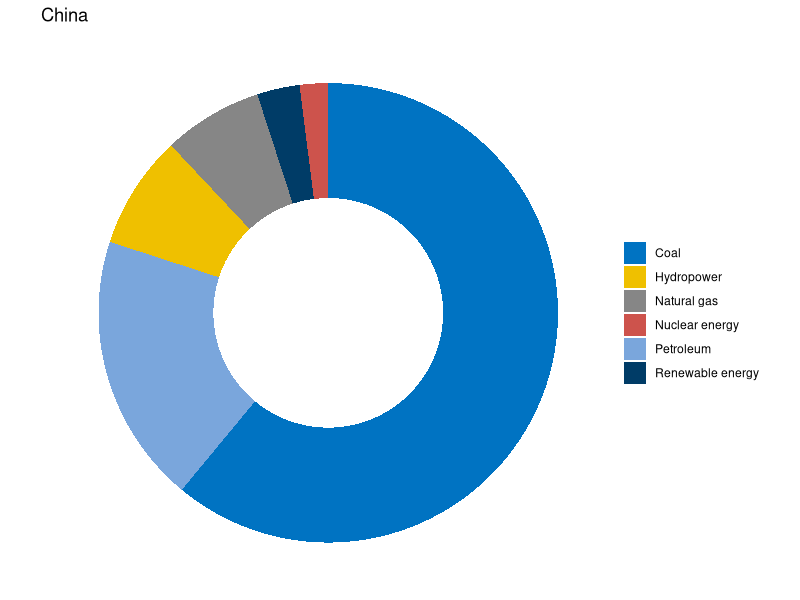
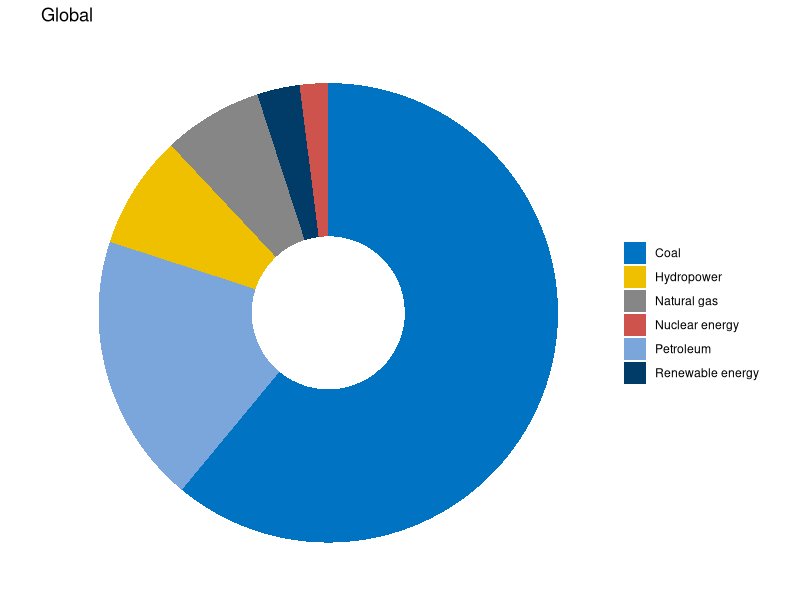
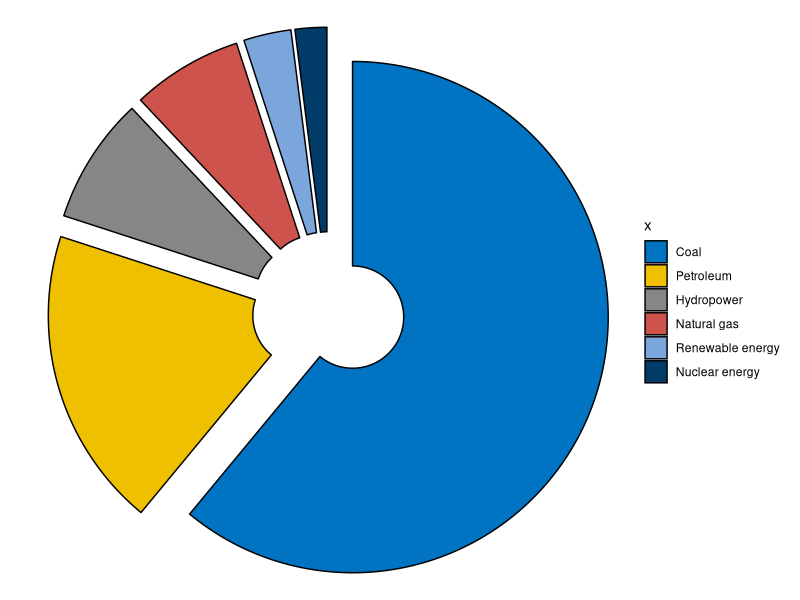
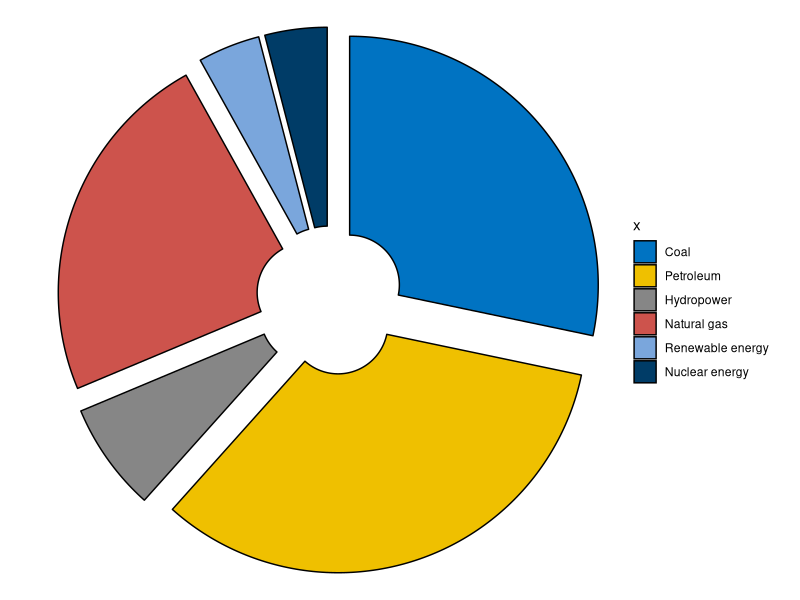

The R source for these figures, in order:
## ---- chunk 1
library(patchwork)
library(tidyverse)
library(ggsci)
library(ggforce)
pieplot <- function(x, y, width = 1) {
  # Arg: width - Split the sector
  yy <- cumsum(y)
  d = data.frame(ymin = yy-y + (1 - width) / 2, 
  	ymax = yy - (1 - width) / 2, 
  	group=x)

  ggplot(d) + scale_fill_jco() +
  	geom_rect(aes(xmin = 0, xmax = 1, ymin = ymin, ymax = ymax, fill = group)) + 
  	coord_polar(theta = 'y') + theme_void() + ylim(0, NA) 
}

energyStrucChina <- data.frame("type" = c("Coal", "Petroleum", "Hydropower",
                                          "Natural gas", "Renewable energy",
                                          "Nuclear energy"),
                               "value" = c(61, 19, 8, 7, 3, 2),
                               "label" = c("61%","19%","8%","7%","3%","2%"))
energyStrucGlobal <- data.frame("type" = c("Coal", "Petroleum", "Hydropower",
                                           "Natural gas", "Renewable energy",
                                           "Nuclear energy"),
                                "value" = c(28, 33, 7, 23, 4, 4),
                                "label" = c("28%","33%","7%","23%","4%","4%"))
## ---- chunk 2
ggenergyChina <- pieplot(energyStrucChina$type, energyStrucChina$value) +
  xlim(-1, NA) +
  guides(fill = guide_legend(title = NULL)) + labs(title = "China")
ggenergyChina

ggenergyGlobal <- pieplot(energyStrucChina$type, energyStrucChina$value) +
  xlim(-.5, NA) +
  guides(fill = guide_legend(title = NULL)) + labs(title = "Global")
ggenergyGlobal
## ---- chunk 3
pieplotExplode <- function(x, y){
  d = data.frame(x = factor(x, levels = x), y = y)
  ggplot(d) + scale_fill_jco() +
  geom_arc_bar(aes(x0 = 0, y0 = 0, r0 = 0.2, r = 1, 
                  amount = y, fill = x, explode = .1), 
  stat='pie')  + theme_void() + coord_fixed()
}
ggenergyChinaExplode <- pieplotExplode(energyStrucChina$type,
                                       energyStrucChina$value)
ggenergyChinaExplode
ggenergyGlobalExplode <- pieplotExplode(energyStrucGlobal$type,
                                        energyStrucGlobal$value)
ggenergyGlobalExplode
